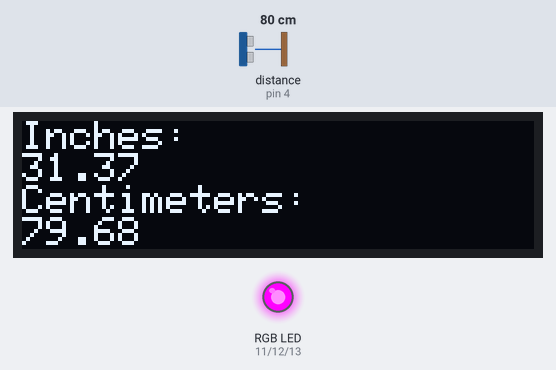
Bench run of a sketch on a simulated Arduino Uno, built with avr-gcc and run on an emulated ATmega328P. On the bench: 128×32 one-colour display, an RGB LED mixed from three pins (HIGH = lit). Wiring (inferred from the names in the program): ultrasonic range finder: trigger pin 2; echo pin 4. The test bench sets the inputs (shaded band); at power-on: distance to the obstacle (sensor on pin 4) 80 cm. The echo pulse lasts 58.3 µs per cm; pins used as bus, display or sensor lines are not drawn; what the sketch prints to the serial monitor is not drawn.

Above: at 1.3 s.
1.4 s: distance to the obstacle (sensor on pin 4) set to 35 cm
At 4.2 s:
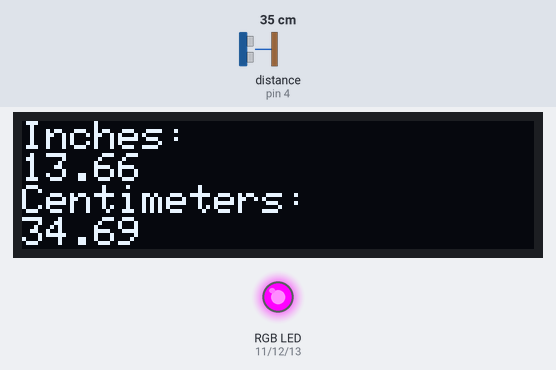
4.5 s: distance to the obstacle (sensor on pin 4) set to 28 cm
At 5.1 s:
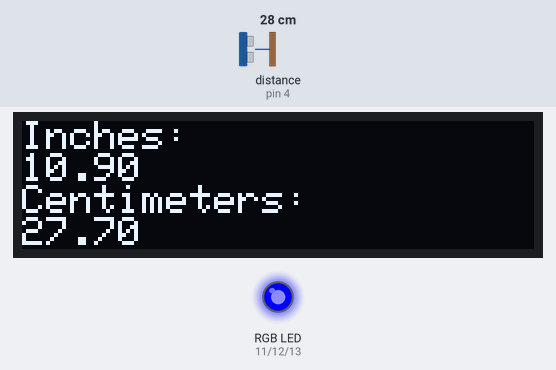
7.6 s: distance to the obstacle (sensor on pin 4) set to 18 cm
At 8.4 s:
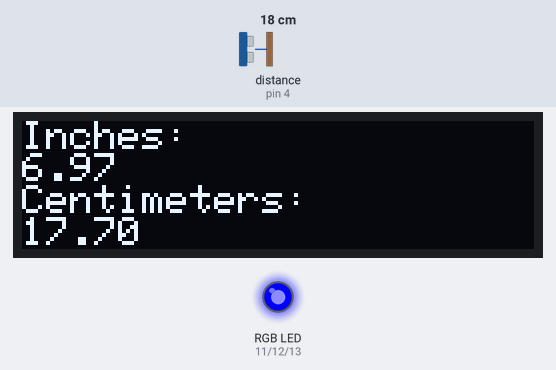
10.4 s: distance to the obstacle (sensor on pin 4) set to 13 cm
At 11.3 s:
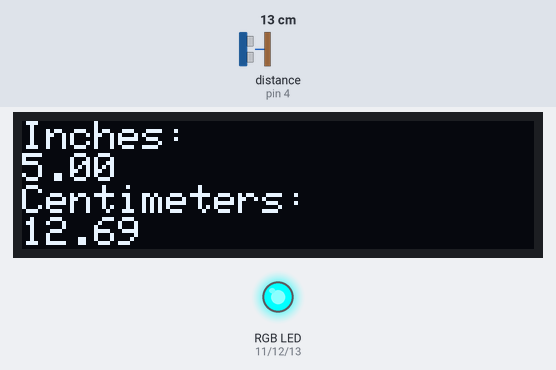
Timing chart, 0 to 13.4 s (numbered marks = the images above; inputs shaded):
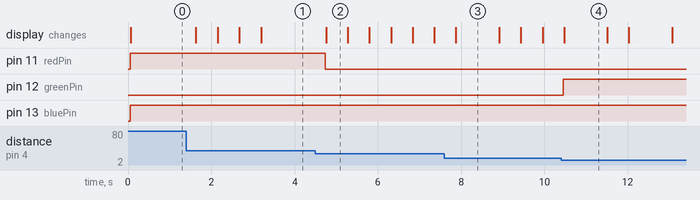

The sketch:

hcsr04_rgbLED_OLED_distanceChecker.ino
```cpp
// Sketch with ping sensor, RGB LED and an OLED screen.
// Ping is just telling us how far it senses something
// LED is just changing colors based on distance...Red, Yellow and Green.
// OLED for basic degugging.

// Include libraries for the OLED
#include <Adafruit_GFX.h>
#include <Adafruit_SSD1306.h>
#include <Wire.h>

// Set screen size of the OLED
#define SCREEN_WIDTH 128 // OLED display width, in pixels
#define SCREEN_HEIGHT 32 // OLED display height, in pixels

// Spin up SSD1306 display connected to I2C (SDA, SCL pins)
#define OLED_RESET -1 // Reset pin # (or -1 if sharing Arduino reset pin)
Adafruit_SSD1306 display(SCREEN_WIDTH, SCREEN_HEIGHT, &Wire, OLED_RESET);

// Pins used for HC-SR04 sensor
const int trigPin = 2;
const int echoPin = 4;
// Setting up float variables for measuring ping signal
float duration, distance_inch, distance_cm;

// Pins used for LED. LED is common-cathode, so we set that setting below.
const int redPin = 11;
const int greenPin = 12;
const int bluePin = 13;
#define COMMON_ANODE ;

void setup() {
  // put your setup code here, to run once:

  // Set up serial output
  Serial.begin(115200);

  // SSD1306_SWITCHCAPVCC = generate display voltage from 3.3V internally
  if (!display.begin(SSD1306_SWITCHCAPVCC, 0x3C)) { // Address 0x3C for 128x32
    Serial.println(F("SSD1306 allocation failed"));
    for (;;)
      ; // Don't proceed, loop forever
  }

  // Clear the buffer
  display.clearDisplay();

  // Show the display buffer on the screen. You MUST call display() after
  // drawing commands to make them visible on screen!
  // display.display();

  // Invert display color
  // display.invertDisplay(true);

  // Rotate display 180
  display.setRotation(0);

  // Set various bits for how text will render and where
  display.setTextSize(1);              // Normal 1:1 pixel scale
  display.setTextColor(SSD1306_WHITE); // Draw white text
  display.setCursor(0, 0);             // Start at top-left corner

  // There is enough space for four lines of text with this screen size. You can
  // specify the stating location of each line, or just print up to four lines
  // after specifting the initial start posistion of 0, 0
  // display.println(F("Line 1"));
  // display.println(F("Line 2"));
  // display.println(F("Line 3"));
  // display.println(F("Line 4"));

  // Show the display buffer on the screen. You MUST call display() after
  // drawing commands to make them visible on screen!
  display.display();

  // Set all LED pins to output
  pinMode(redPin, OUTPUT);
  pinMode(greenPin, OUTPUT);
  pinMode(bluePin, OUTPUT);
  // Set sensor pins to Out for Trig and In for Echo
  pinMode(trigPin, OUTPUT);
  pinMode(echoPin, INPUT);
}

void loop() {
  // put your main code here, to run repeatedly:

  // Send ping and check for returning signal
  digitalWrite(trigPin, LOW);
  delayMicroseconds(2);
  digitalWrite(trigPin, HIGH);
  delayMicroseconds(10);
  digitalWrite(trigPin, LOW);
  // Uses Pulse
  duration = pulseIn(echoPin, HIGH);
  // Do claculations in centimeters and inches; print
  distance_cm = (duration * .0343) / 2;
  distance_inch = distance_cm * 0.3937;
  // Change color of LED based on proximity
  if (distance_inch <= 6.0) {
    setColor(255, 0, 0); // red
  } else if (distance_inch > 6.0 and distance_inch < 12.0) {
    setColor(255, 255, 0); // yellow
  } else {
    setColor(0, 255, 0); // green
  }
  displayInfo();
  delay(500);
}

void displayInfo() {
  // Debug info in OLED; updates with curruent distance
  display.clearDisplay();
  display.setCursor(0, 0); // Start at top-left corner
  display.println("Inches:");
  display.println(String(distance_inch));
  display.println("Centimeters:");
  display.println(String(distance_cm));
  display.display();
  // Additional serial debug info
  Serial.print("\nDistance in Inches: ");
  Serial.println(distance_inch);
  Serial.print("Distance in Centimeters: ");
  Serial.println(distance_cm);
}

void setColor(int red, int green, int blue) {
  // Special function to help change RGB values to work with common-anode LED
#ifdef COMMON_ANODE
  red = 255 - red;
  green = 255 - green;
  blue = 255 - blue;
#endif
  analogWrite(redPin, red);
  analogWrite(greenPin, green);
  analogWrite(bluePin, blue);
}
```

Measured:
- the behaviour switches between 31 and 30 cm on distance to the obstacle (sensor on pin 4) (found by bisection; images 1 and 2)
- the behaviour switches between 16 and 15 cm on distance to the obstacle (sensor on pin 4) (found by bisection; images 3 and 4)
- after the input at 1.4 s, the display: changes after 0.23 s (image 1)
- after the input at 4.5 s, pin 11 (redPin): HIGH → LOW after 0.24 s; the display: changes after 0.26 s (image 2)
- after the input at 7.6 s, the display: changes after 0.28 s (image 3)
- after the input at 10.4 s, pin 12 (greenPin): LOW → HIGH after 0.06 s; the display: changes after 0.07 s (image 4)
- what the display in image 2 shows lasts 0.5 s, from 4.8 s to 5.3 s
